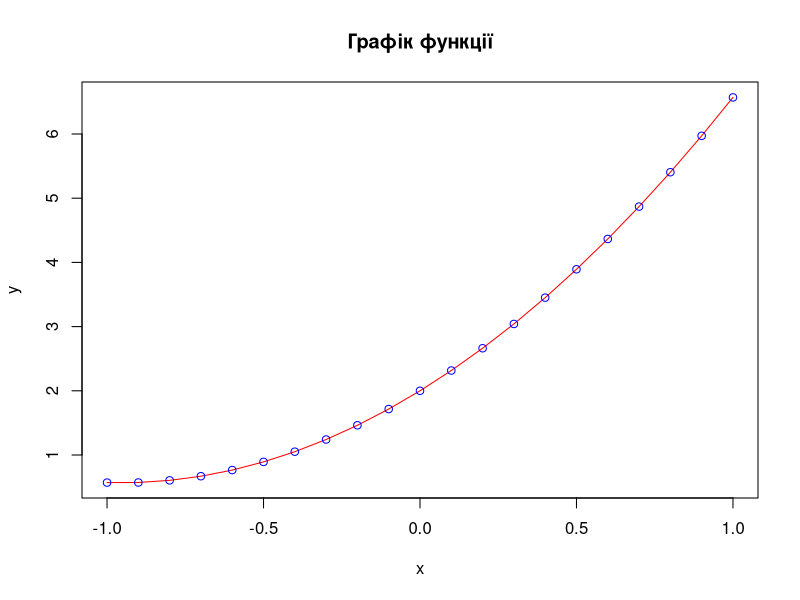

The R script that drew this image:
## ---- chunk 1
# Задаємо параметри функції
b0 <- 2
b1 <- 3
b2 <- 1.57

# Задаємо область визначення
x <- seq(-1, 1, 0.1)
y <- b0 + b1 * x + b2 * x^2

plot(x, y,
     type = "l",
     col = "red",
     main = "Графік функції",
     xlab = "x",
     ylab = "y"
     )
points(x, y,
       col = "blue")

